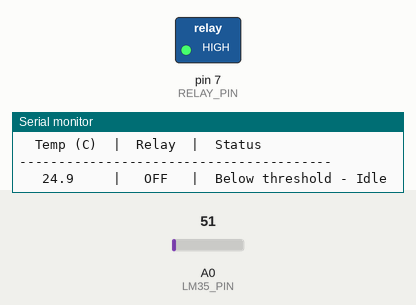
The sketch below on a simulated Arduino Uno, built with avr-gcc and run on an emulated ATmega328P. On the bench: switched loads named in the sketch (green lamp = pin HIGH), the last lines printed to the serial monitor. The inputs (shaded band) are chosen by the test bench; at power-on: A0 (LM35_PIN) = 51.

Above: at 1.9 s.
2.0 s: A0 (LM35_PIN) set to 65
At 2.8 s:
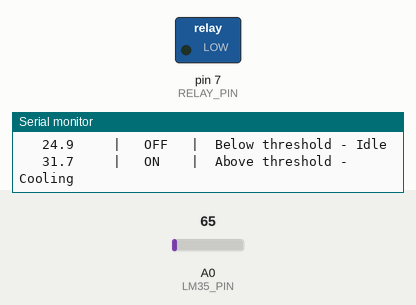
3.6 s: A0 (LM35_PIN) set to 30
At 5.3 s:
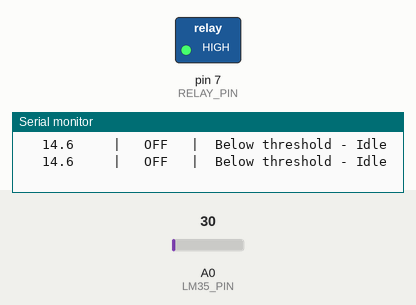
5.6 s: A0 (LM35_PIN) set to 71
At 7.1 s:
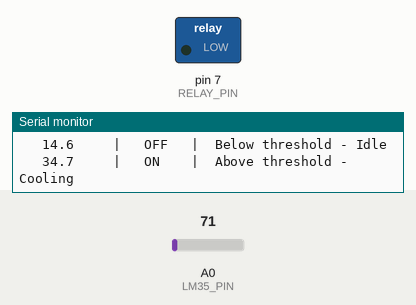
Timing chart, 0 to 8.6 s (numbered marks = the images above; inputs shaded):
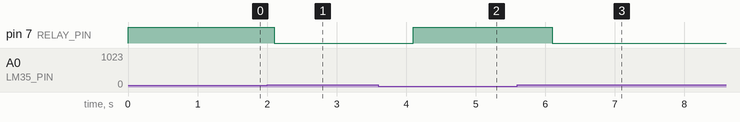

The sketch:

temperature_controller.ino
```cpp
// (licence header left out)
// ============================================
// CONFIGURATION - Modify these values as needed
// ============================================

// Temperature threshold in Celsius - relay activates above this value
const float TEMP_THRESHOLD = 30.0;

// Hysteresis value to prevent relay chattering
// Relay turns OFF when temp falls below (TEMP_THRESHOLD - HYSTERESIS)
const float HYSTERESIS = 2.0;

// Pin definitions
const int LM35_PIN = A0;      // Analog pin for LM35 sensor
const int RELAY_PIN = 7;      // Digital pin for relay control

// Reading interval in milliseconds
const unsigned long READ_INTERVAL = 1000;

// Set to true if your relay module is active-LOW (most common)
// Set to false if your relay module is active-HIGH
const bool RELAY_ACTIVE_LOW = true;

// Number of samples to average for stable readings
const int NUM_SAMPLES = 10;

// Serial communication baud rate
const long SERIAL_BAUD = 9600;

// ============================================
// GLOBAL VARIABLES
// ============================================

bool relayState = false;
unsigned long previousMillis = 0;
float currentTemperature = 0.0;

// ============================================
// SETUP
// ============================================

void setup() {
  // Initialize serial communication
  Serial.begin(SERIAL_BAUD);

  // Configure pin modes
  pinMode(RELAY_PIN, OUTPUT);
  pinMode(LM35_PIN, INPUT);

  // Ensure relay is OFF at startup
  setRelay(false);

  // Allow sensor to stabilize
  delay(500);

  // Print startup message
  printHeader();
}

// ============================================
// MAIN LOOP
// ============================================

void loop() {
  unsigned long currentMillis = millis();

  // Check if it's time to read temperature
  if (currentMillis - previousMillis >= READ_INTERVAL) {
    previousMillis = currentMillis;

    // Read temperature from sensor
    currentTemperature = readTemperature();

    // Control relay based on temperature with hysteresis
    controlRelay(currentTemperature);

    // Print status to serial monitor
    printStatus(currentTemperature, relayState);
  }
}

// ============================================
// FUNCTIONS
// ============================================

/*
 * Reads temperature from LM35 sensor
 * Takes multiple samples and averages them for stability
 *
 * LM35 outputs 10mV per degree Celsius
 * Arduino ADC: 5V / 1024 steps = 4.88mV per step
 * Temperature = (ADC_value * 5000 / 1024) / 10 = ADC_value * 0.4883
 *
 * Returns: Temperature in Celsius as float
 */
float readTemperature() {
  long total = 0;

  // Take multiple samples
  for (int i = 0; i < NUM_SAMPLES; i++) {
    total += analogRead(LM35_PIN);
    delay(10);
  }

  // Calculate average
  float average = (float)total / NUM_SAMPLES;

  // Convert to temperature in Celsius
  // Using Arduino's 5V reference: (reading * 5000mV / 1024) / 10mV per degree
  float temperatureC = (average * 500.0) / 1024.0;

  return temperatureC;
}

/*
 * Controls relay based on temperature with hysteresis
 *
 * Relay turns ON when temperature exceeds TEMP_THRESHOLD
 * Relay turns OFF when temperature falls below (TEMP_THRESHOLD - HYSTERESIS)
 *
 * Parameters:
 *   temperature - Current temperature reading in Celsius
 */
void controlRelay(float temperature) {
  if (!relayState && temperature >= TEMP_THRESHOLD) {
    // Temperature exceeded threshold, turn relay ON
    setRelay(true);
  }
  else if (relayState && temperature < (TEMP_THRESHOLD - HYSTERESIS)) {
    // Temperature fell below threshold minus hysteresis, turn relay OFF
    setRelay(false);
  }
  // If temperature is between (THRESHOLD - HYSTERESIS) and THRESHOLD,
  // maintain current relay state (hysteresis zone)
}

/*
 * Sets relay to specified state
 * Handles both active-HIGH and active-LOW relay modules
 *
 * Parameters:
 *   state - true to activate relay, false to deactivate
 */
void setRelay(bool state) {
  relayState = state;

  if (RELAY_ACTIVE_LOW) {
    // Active-LOW: LOW turns relay ON, HIGH turns relay OFF
    digitalWrite(RELAY_PIN, state ? LOW : HIGH);
  } else {
    // Active-HIGH: HIGH turns relay ON, LOW turns relay OFF
    digitalWrite(RELAY_PIN, state ? HIGH : LOW);
  }
}

/*
 * Prints startup header to serial monitor
 */
void printHeader() {
  Serial.println();
  Serial.println(F("========================================"));
  Serial.println(F("  Arduino Temperature Controller v1.0"));
  Serial.println(F("========================================"));
  Serial.println();
  Serial.print(F("Temperature Threshold: "));
  Serial.print(TEMP_THRESHOLD, 1);
  Serial.println(F(" C"));
  Serial.print(F("Hysteresis: "));
  Serial.print(HYSTERESIS, 1);
  Serial.println(F(" C"));
  Serial.print(F("Relay turns OFF below: "));
  Serial.print(TEMP_THRESHOLD - HYSTERESIS, 1);
  Serial.println(F(" C"));
  Serial.print(F("Relay Type: "));
  Serial.println(RELAY_ACTIVE_LOW ? F("Active-LOW") : F("Active-HIGH"));
  Serial.println();
  Serial.println(F("----------------------------------------"));
  Serial.println(F("  Temp (C)  |  Relay  |  Status"));
  Serial.println(F("----------------------------------------"));
}

/*
 * Prints current status to serial monitor
 *
 * Parameters:
 *   temperature - Current temperature reading
 *   relay - Current relay state
 */
void printStatus(float temperature, bool relay) {
  // Print temperature with formatting
  Serial.print(F("   "));
  if (temperature < 10.0) Serial.print(F(" "));
  Serial.print(temperature, 1);
  Serial.print(F("     |   "));

  // Print relay state
  Serial.print(relay ? F("ON ") : F("OFF"));
  Serial.print(F("   |  "));

  // Print descriptive status
  if (temperature >= TEMP_THRESHOLD) {
    Serial.println(F("Above threshold - Cooling"));
  }
  else if (temperature >= (TEMP_THRESHOLD - HYSTERESIS)) {
    Serial.println(F("Hysteresis zone - Holding"));
  }
  else {
    Serial.println(F("Below threshold - Idle"));
  }
}

// ============================================
// OPTIONAL: Additional utility functions
// ============================================

/*
 * Converts Celsius to Fahrenheit
 *
 * Parameters:
 *   celsius - Temperature in Celsius
 * Returns: Temperature in Fahrenheit
 */
float celsiusToFahrenheit(float celsius) {
  return (celsius * 9.0 / 5.0) + 32.0;
}

/*
 * Gets the current relay state
 *
 * Returns: true if relay is active, false otherwise
 */
bool getRelayState() {
  return relayState;
}

/*
 * Gets the last temperature reading
 *
 * Returns: Last recorded temperature in Celsius
 */
float getLastTemperature() {
  return currentTemperature;
}
```

Measured:
- the behaviour switches between 61 and 62 on A0 (LM35_PIN) (found by bisection; images 0 and 1)
- after the input at 2.0 s, pin 7 (RELAY_PIN): HIGH → LOW after 0.10 s
- after the input at 3.6 s, pin 7 (RELAY_PIN): LOW → HIGH after 0.50 s
- after the input at 5.6 s, pin 7 (RELAY_PIN): HIGH → LOW after 0.50 s
